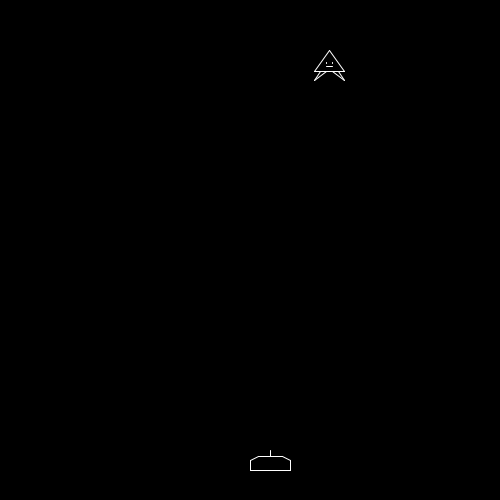
Frame 1 (no input)
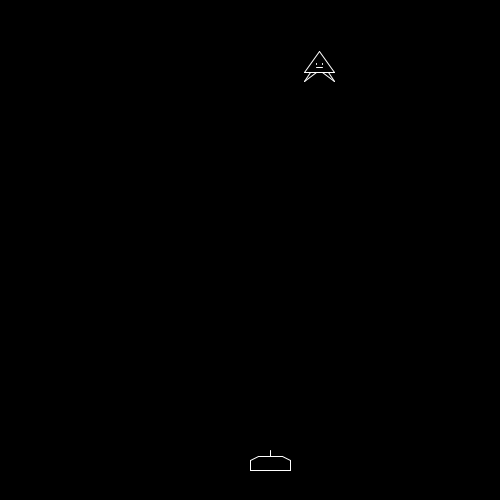
Frame 60 (the mouse pressed at the canvas centre just before this capture)
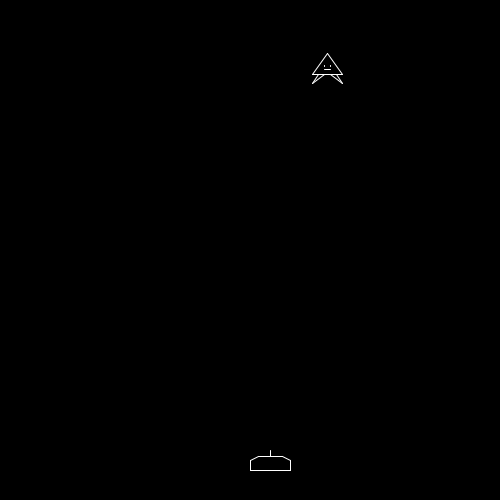
Frame 120 (the mouse held since frame 60 and released just before this capture)

The Processing sketch that drew these frames (run headless with seeded random() and noise(); from frame 60 on, the mouse is pressed at the canvas centre):

// Processing sketch: BugZap
// ── BugZap.pde
void setup()
{
  size(500, 500);
  playerWidth = 40;
  bugWidth = 30;
  halfBugWidth = bugWidth / 2;
  playerX = width / 2;
  playerY = height - 50;
  bugX = random(bugWidth, width - bugWidth);
  bugY = 50;
}

float playerX;
float playerY;
float playerSpeed = 5;
float playerWidth;
float playerHeight = 50;

float bugX;
float bugY;
float bugWidth;
float halfBugWidth;
float bugHeight = 50;

int score;

void drawBug()
{
  stroke(255);
  float saucerHeight = bugWidth * 0.7f;
  line(bugX + halfBugWidth, bugY, bugX, bugY + saucerHeight);
  line(bugX + halfBugWidth, bugY, bugX + bugWidth, bugY + saucerHeight);
  line(bugX, bugY + saucerHeight, bugX + bugWidth, bugY + saucerHeight);
  float feet = bugWidth * 0.2f;
  line(bugX + feet, bugY + saucerHeight, bugX, bugY + bugWidth);
  line(bugX + bugWidth - feet, bugY + saucerHeight, bugX + bugWidth, bugY + bugWidth);
  feet = bugWidth * 0.4f;
  line(bugX + feet, bugY + saucerHeight, bugX, bugY + bugWidth);
  line(bugX + bugWidth - feet, bugY + saucerHeight, bugX + bugWidth, bugY + bugWidth);
  line(bugX + feet, bugY + feet, bugX + feet, bugY + feet * 1.1f);  
  line(bugX + bugWidth - feet, bugY + feet, bugX + bugWidth - feet, bugY + feet * 1.1f);
  line(bugX + feet, bugY + feet * 1.4f, bugX + bugWidth - feet, bugY + feet * 1.4f);  
}

void drawPlayer()
{
  float playerHeight = playerWidth / 2;
  line(playerX, playerY + playerHeight, playerX + playerWidth, playerY + playerHeight);
  line(playerX, playerY + playerHeight, playerX, playerY + playerHeight * 0.5f);
  line(playerX + playerWidth, playerY + playerHeight, playerX + playerWidth, playerY + playerHeight * 0.5f);
  
  line(playerX, playerY + playerHeight * 0.5f, playerX + playerWidth * 0.2f, playerY + playerHeight * 0.3f);
  line(playerX + playerWidth, playerY + playerHeight * 0.5f, playerX + playerWidth * 0.8f, playerY + playerHeight * 0.3f);
  line(playerX + playerWidth * 0.2f, playerY + playerHeight * 0.3f, playerX + playerWidth * 0.8f, playerY + playerHeight * 0.3f);
  line(playerX + playerWidth * 0.5f, playerY, playerX + playerWidth * 0.5f, playerY + playerHeight * 0.3f); 
}


void draw()
{
  background(0);
  stroke(255);
  drawBug();
  drawPlayer();
  
  if (frameCount % 30 == 0)
  {
    bugX += random(-20, 20);
    bugY += 1;
  }
  
  
  if (keyPressed)
  {
    if (keyCode == LEFT)
    {
      playerX -= playerSpeed;
    }
    if (keyCode == RIGHT)
    {
      playerX += playerSpeed;
    }
    
  }
}
